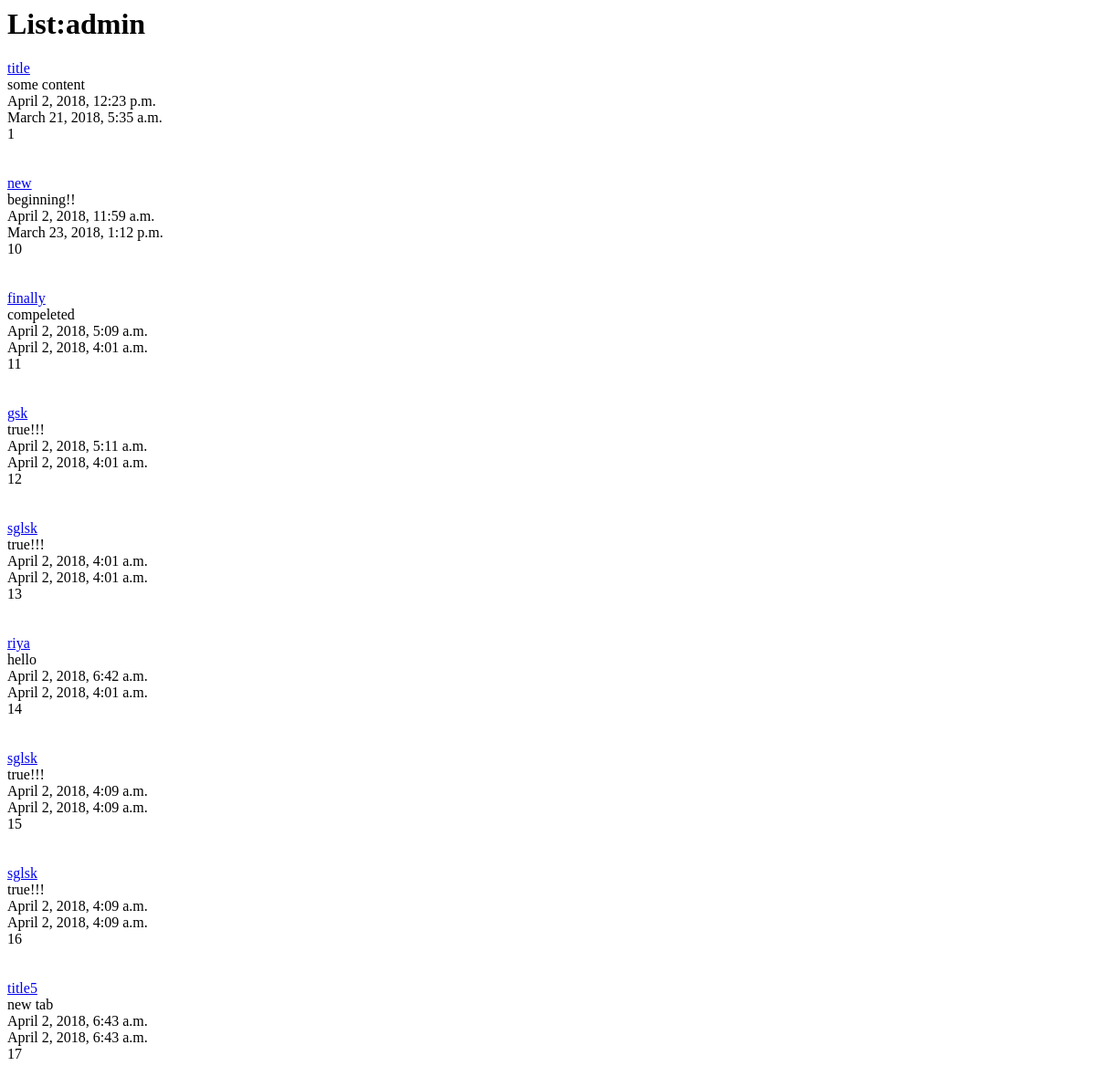
The app's page /posts/, older data.
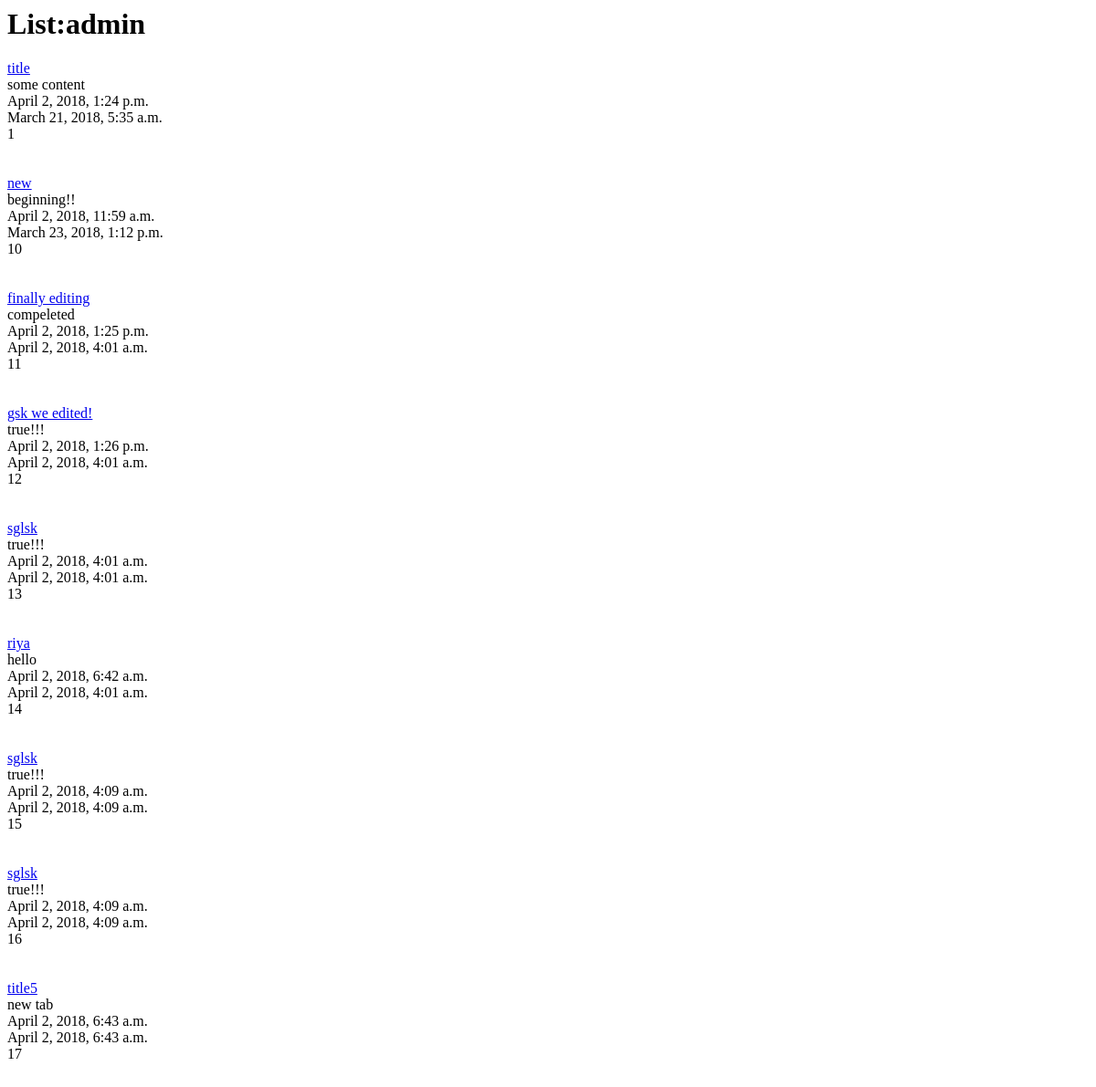
The same page, newer data.
### posts/models.py (models this page shows, shortened)
class Post (models.Model):
	title=models.CharField(max_length=120)
	content=models.TextField()
	updated=models.DateTimeField(auto_now=True,auto_now_add=False)
	timestamp=models.DateTimeField(auto_now=False,auto_now_add=True)

### posts/views.py (the view)
def post_list(request):
	queryset=Post.objects.all()
	context={
	"object_list":queryset,
	"title":"List"
	}
	return render(request,"index.html",context)

### templates/index.html
<html>
<body>
<h1>{{ title }}:admin</h1>
{% for obj in object_list %}
<a href='{% url "posts:detail" id=obj.id %}'>{{ obj.title }}</a><br/>
{{ obj.content }}<br/>
{{ obj.updated }}<br/>
{{ obj.timestamp }}<br/>
{{ obj.id }}<br/>
<br>
<br>
{% endfor %}
</body>
</html>

Row changes from the older to the newer data that the page shows:
changed Post "title": updated "April 2, 2018, 12:23 p.m." → "April 2, 2018, 1:24 p.m."
changed Post "compeleted": title "finally" → "finally editing"; updated "April 2, 2018, 5:09 a.m." → "April 2, 2018, 1:25 p.m."
changed Post id 12: title "gsk" → "gsk we edited!"; updated "April 2, 2018, 5:11 a.m." → "April 2, 2018, 1:26 p.m."
